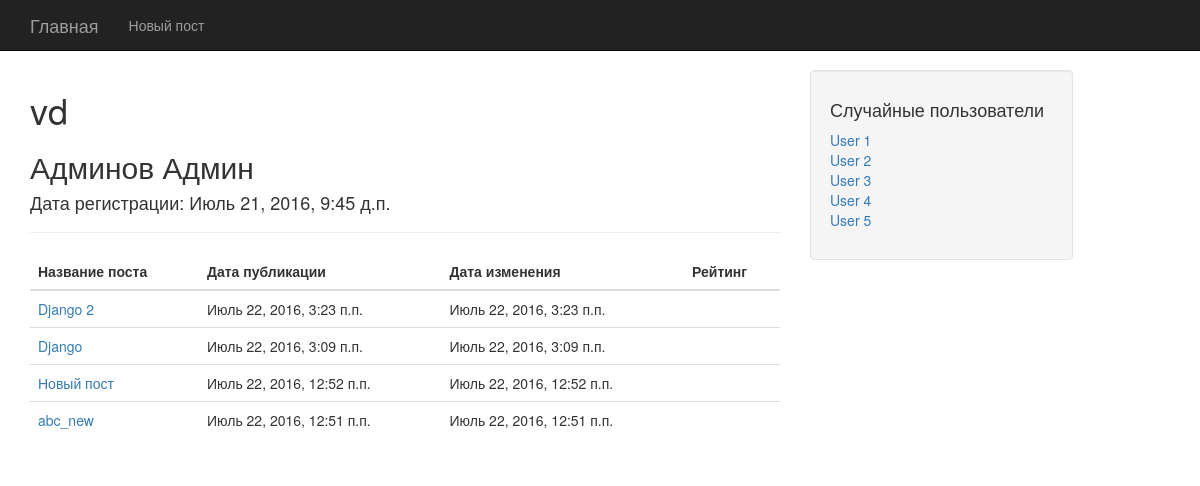
Page /user1/ on the earlier database version.
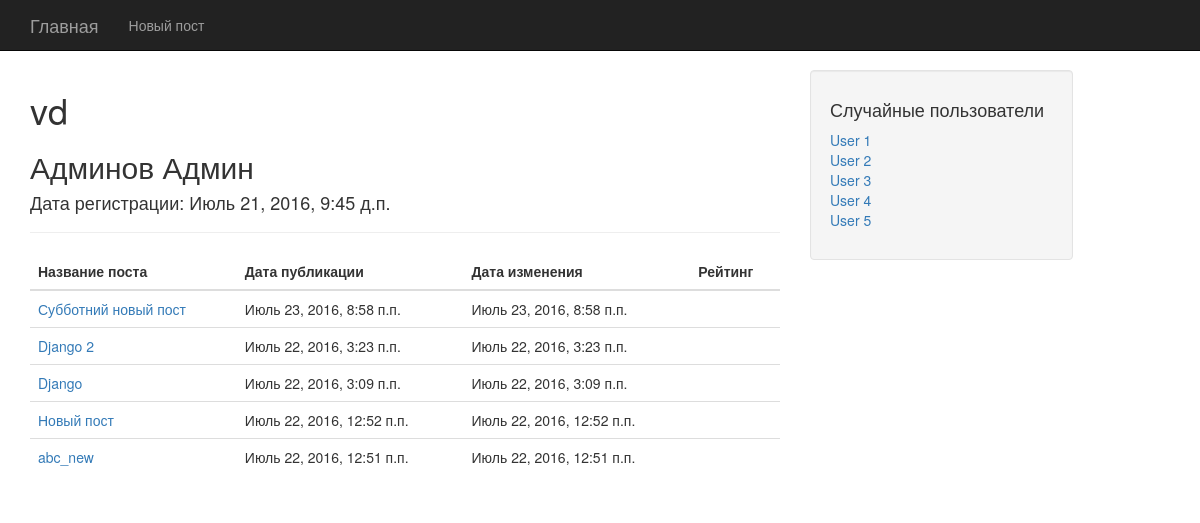
Same page on the later database version.
### posts/models.py (models this page shows, shortened)
class Post(models.Model):
    title = models.CharField(max_length=150)
    content = models.TextField()
    image = models.ImageField(upload_to='images', blank=True)
    video = models.URLField(blank=True)
    created = models.DateTimeField(auto_now=False, auto_now_add=True)
    updated = models.DateTimeField(auto_now=True, auto_now_add=False)
    author = models.ForeignKey(User)
    class Meta:
        ordering = ['-created']
    def get_absolute_url(self):
        return reverse("post_detail", kwargs={"id": self.id})

### posts/views.py (the view)
# urls.py: url(r'^user(?P<id>\d+)/$', user_detail),
def user_detail(request, id=None):
    user = get_object_or_404(User, id=id)
    posts = Post.objects.filter(author_id=id)
    context = {"user": user, "posts": posts}
    return render(request, "user.html", context)

### templates/user.html
{% extends "base.html" %}
{% block content %}
<h1>{{ user.username }}</h1>
    <h2>{{ user.last_name }} {{ user.first_name }}</h2>
    <h4>Дата регистрации: {{ user.date_joined }}</h4>
    <hr>
    {% if posts %}
    <div class="table">
        <table class="table table-hover ">
            <thead>
            <tr>
                <th class="header"> Название поста</th>
                <th class="header"> Дата публикации </th>
                <th class="header"> Дата изменения </th>
                <th class="header"> Рейтинг </th>
            </tr>
            </thead>
            <tbody>
            {% for post in posts %}
                <tr>
                    <td><a href="{{ post.get_absolute_url }}">{{ post.title }}</a></td>
                    <td>{{ post.created }}</td>
                    <td>{{ post.updated }}</td>
                    <td>{{ post.rating }}</td>
                </tr>
            {%  endfor %}
            </tbody>
        </table>
    </div>
    {% endif %}
{% endblock content %}

Differences in the rows shown:
added Post: title "Субботний новый пост", created "Июль 23, 2016, 8:58 п.п.", updated "Июль 23, 2016, 8:58 п.п."
